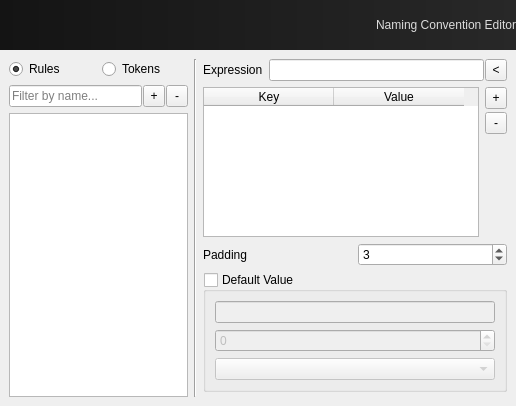
<?xml version="1.0" encoding="UTF-8"?>
<ui version="4.0">
 <class>MainWindow</class>
 <widget class="QMainWindow" name="MainWindow">
  <property name="geometry">
   <rect>
    <x>0</x>
    <y>0</y>
    <width>516</width>
    <height>406</height>
   </rect>
  </property>
  <property name="windowTitle">
   <string>Naming Convention Editor</string>
  </property>
  <widget class="QWidget" name="centralwidget">
   <layout class="QVBoxLayout" name="verticalLayout_6">
    <property name="spacing">
     <number>0</number>
    </property>
    <property name="margin">
     <number>0</number>
    </property>
    <item>
     <widget class="QLabel" name="uiBanner_label">
      <property name="sizePolicy">
       <sizepolicy hsizetype="Preferred" vsizetype="Maximum">
        <horstretch>0</horstretch>
        <verstretch>0</verstretch>
       </sizepolicy>
      </property>
      <property name="minimumSize">
       <size>
        <width>0</width>
        <height>50</height>
       </size>
      </property>
      <property name="styleSheet">
       <string notr="true">font: 75 bold italic 18pt &quot;Trebuchet MS&quot;;
color: rgb(220, 220, 220);
background-color: qlineargradient(spread:pad, x1:0, y1:0, x2:1, y2:0, stop:0 rgba(20, 20, 20, 255), stop:1 rgba(40, 40, 40, 255));</string>
      </property>
      <property name="text">
       <string>Naming Convention Editor</string>
      </property>
      <property name="alignment">
       <set>Qt::AlignRight|Qt::AlignTrailing|Qt::AlignVCenter</set>
      </property>
      <property name="margin">
       <number>9</number>
      </property>
     </widget>
    </item>
    <item>
     <widget class="QFrame" name="contents_frame">
      <layout class="QHBoxLayout" name="horizontalLayout">
       <item>
        <layout class="QVBoxLayout" name="list_layout">
         <property name="rightMargin">
          <number>0</number>
         </property>
         <item>
          <layout class="QHBoxLayout" name="selector_layout">
           <item>
            <widget class="QRadioButton" name="rules_radioButton">
             <property name="text">
              <string>Rules</string>
             </property>
             <property name="checked">
              <bool>true</bool>
             </property>
            </widget>
           </item>
           <item>
            <widget class="QRadioButton" name="tokens_radioButton">
             <property name="text">
              <string>Tokens</string>
             </property>
            </widget>
           </item>
          </layout>
         </item>
         <item>
          <layout class="QHBoxLayout" name="filter_layout">
           <property name="spacing">
            <number>1</number>
           </property>
           <item>
            <widget class="QLineEdit" name="filter_lineEdit">
             <property name="sizePolicy">
              <sizepolicy hsizetype="Minimum" vsizetype="Fixed">
               <horstretch>0</horstretch>
               <verstretch>0</verstretch>
              </sizepolicy>
             </property>
             <property name="placeholderText">
              <string>Filter by name...</string>
             </property>
            </widget>
           </item>
           <item>
            <widget class="QToolButton" name="add_button">
             <property name="minimumSize">
              <size>
               <width>22</width>
               <height>22</height>
              </size>
             </property>
             <property name="text">
              <string>+</string>
             </property>
            </widget>
           </item>
           <item>
            <widget class="QToolButton" name="remove_button">
             <property name="minimumSize">
              <size>
               <width>22</width>
               <height>22</height>
              </size>
             </property>
             <property name="text">
              <string>-</string>
             </property>
            </widget>
           </item>
          </layout>
         </item>
         <item>
          <widget class="QListWidget" name="items_listWidget">
           <property name="sizePolicy">
            <sizepolicy hsizetype="Minimum" vsizetype="Expanding">
             <horstretch>0</horstretch>
             <verstretch>0</verstretch>
            </sizepolicy>
           </property>
           <property name="minimumSize">
            <size>
             <width>50</width>
             <height>0</height>
            </size>
           </property>
          </widget>
         </item>
        </layout>
       </item>
       <item>
        <widget class="Line" name="line">
         <property name="orientation">
          <enum>Qt::Vertical</enum>
         </property>
        </widget>
       </item>
       <item>
        <layout class="QVBoxLayout" name="properties_layout">
         <property name="spacing">
          <number>6</number>
         </property>
         <property name="leftMargin">
          <number>0</number>
         </property>
         <item>
          <widget class="QFrame" name="rules_frame">
           <property name="frameShape">
            <enum>QFrame::NoFrame</enum>
           </property>
           <property name="frameShadow">
            <enum>QFrame::Raised</enum>
           </property>
           <layout class="QHBoxLayout" name="horizontalLayout_4">
            <property name="margin">
             <number>0</number>
            </property>
            <item>
             <widget class="QLabel" name="expr_label">
              <property name="text">
               <string>Expression</string>
              </property>
             </widget>
            </item>
            <item>
             <layout class="QHBoxLayout" name="expr_layout">
              <property name="spacing">
               <number>1</number>
              </property>
              <property name="margin">
               <number>0</number>
              </property>
              <item>
               <widget class="QLineEdit" name="expr_lineEdit">
                <property name="sizePolicy">
                 <sizepolicy hsizetype="Minimum" vsizetype="Fixed">
                  <horstretch>0</horstretch>
                  <verstretch>0</verstretch>
                 </sizepolicy>
                </property>
                <property name="minimumSize">
                 <size>
                  <width>215</width>
                  <height>0</height>
                 </size>
                </property>
                <property name="maximumSize">
                 <size>
                  <width>16777215</width>
                  <height>16777215</height>
                 </size>
                </property>
               </widget>
              </item>
              <item>
               <widget class="QToolButton" name="expr_button">
                <property name="sizePolicy">
                 <sizepolicy hsizetype="Minimum" vsizetype="Minimum">
                  <horstretch>0</horstretch>
                  <verstretch>0</verstretch>
                 </sizepolicy>
                </property>
                <property name="minimumSize">
                 <size>
                  <width>22</width>
                  <height>22</height>
                 </size>
                </property>
                <property name="text">
                 <string>&lt;</string>
                </property>
               </widget>
              </item>
             </layout>
            </item>
           </layout>
          </widget>
         </item>
         <item>
          <widget class="QFrame" name="tokens_frame">
           <property name="frameShape">
            <enum>QFrame::NoFrame</enum>
           </property>
           <property name="frameShadow">
            <enum>QFrame::Raised</enum>
           </property>
           <layout class="QVBoxLayout" name="verticalLayout_4">
            <property name="margin">
             <number>0</number>
            </property>
            <item>
             <widget class="QFrame" name="values_frame">
              <layout class="QHBoxLayout" name="values_hlayout">
               <property name="margin">
                <number>0</number>
               </property>
               <item>
                <widget class="QTableWidget" name="values_tableWidget">
                 <property name="sizePolicy">
                  <sizepolicy hsizetype="Expanding" vsizetype="Minimum">
                   <horstretch>0</horstretch>
                   <verstretch>0</verstretch>
                  </sizepolicy>
                 </property>
                 <property name="minimumSize">
                  <size>
                   <width>0</width>
                   <height>0</height>
                  </size>
                 </property>
                 <property name="maximumSize">
                  <size>
                   <width>16777215</width>
                   <height>150</height>
                  </size>
                 </property>
                 <property name="wordWrap">
                  <bool>false</bool>
                 </property>
                 <property name="cornerButtonEnabled">
                  <bool>false</bool>
                 </property>
                 <attribute name="horizontalHeaderDefaultSectionSize">
                  <number>130</number>
                 </attribute>
                 <attribute name="horizontalHeaderMinimumSectionSize">
                  <number>22</number>
                 </attribute>
                 <attribute name="verticalHeaderVisible">
                  <bool>false</bool>
                 </attribute>
                 <attribute name="verticalHeaderDefaultSectionSize">
                  <number>22</number>
                 </attribute>
                 <attribute name="verticalHeaderHighlightSections">
                  <bool>false</bool>
                 </attribute>
                 <column>
                  <property name="text">
                   <string>Key</string>
                  </property>
                 </column>
                 <column>
                  <property name="text">
                   <string>Value</string>
                  </property>
                 </column>
                </widget>
               </item>
               <item>
                <layout class="QVBoxLayout" name="values_vlayout">
                 <property name="spacing">
                  <number>3</number>
                 </property>
                 <item>
                  <widget class="QToolButton" name="addValues_button">
                   <property name="minimumSize">
                    <size>
                     <width>22</width>
                     <height>22</height>
                    </size>
                   </property>
                   <property name="text">
                    <string>+</string>
                   </property>
                  </widget>
                 </item>
                 <item>
                  <widget class="QToolButton" name="removeValues_button">
                   <property name="minimumSize">
                    <size>
                     <width>22</width>
                     <height>22</height>
                    </size>
                   </property>
                   <property name="text">
                    <string>-</string>
                   </property>
                  </widget>
                 </item>
                 <item>
                  <spacer name="values_spacer">
                   <property name="orientation">
                    <enum>Qt::Vertical</enum>
                   </property>
                   <property name="sizeHint" stdset="0">
                    <size>
                     <width>20</width>
                     <height>40</height>
                    </size>
                   </property>
                  </spacer>
                 </item>
                </layout>
               </item>
              </layout>
             </widget>
            </item>
            <item>
             <widget class="QFrame" name="padding_frame">
              <property name="frameShape">
               <enum>QFrame::NoFrame</enum>
              </property>
              <property name="frameShadow">
               <enum>QFrame::Raised</enum>
              </property>
              <layout class="QHBoxLayout" name="horizontalLayout_2">
               <property name="margin">
                <number>0</number>
               </property>
               <item>
                <widget class="QLabel" name="padding_label">
                 <property name="text">
                  <string>Padding</string>
                 </property>
                </widget>
               </item>
               <item>
                <widget class="QSpinBox" name="padding_spinBox">
                 <property name="value">
                  <number>3</number>
                 </property>
                </widget>
               </item>
              </layout>
             </widget>
            </item>
            <item>
             <widget class="QGroupBox" name="default_groupBox">
              <property name="sizePolicy">
               <sizepolicy hsizetype="Minimum" vsizetype="Preferred">
                <horstretch>0</horstretch>
                <verstretch>0</verstretch>
               </sizepolicy>
              </property>
              <property name="minimumSize">
               <size>
                <width>295</width>
                <height>0</height>
               </size>
              </property>
              <property name="title">
               <string>Default Value</string>
              </property>
              <property name="checkable">
               <bool>true</bool>
              </property>
              <property name="checked">
               <bool>false</bool>
              </property>
              <layout class="QVBoxLayout" name="verticalLayout_2">
               <item>
                <widget class="QLineEdit" name="default_lineEdit"/>
               </item>
               <item>
                <widget class="QSpinBox" name="default_spinBox"/>
               </item>
               <item>
                <widget class="QComboBox" name="default_comboBox"/>
               </item>
              </layout>
             </widget>
            </item>
           </layout>
          </widget>
         </item>
         <item>
          <spacer name="verticalSpacer">
           <property name="orientation">
            <enum>Qt::Vertical</enum>
           </property>
           <property name="sizeHint" stdset="0">
            <size>
             <width>20</width>
             <height>40</height>
            </size>
           </property>
          </spacer>
         </item>
        </layout>
       </item>
      </layout>
     </widget>
    </item>
   </layout>
  </widget>
 </widget>
 <tabstops>
  <tabstop>rules_radioButton</tabstop>
  <tabstop>tokens_radioButton</tabstop>
  <tabstop>filter_lineEdit</tabstop>
  <tabstop>add_button</tabstop>
  <tabstop>remove_button</tabstop>
  <tabstop>items_listWidget</tabstop>
  <tabstop>expr_lineEdit</tabstop>
  <tabstop>expr_button</tabstop>
  <tabstop>values_tableWidget</tabstop>
  <tabstop>addValues_button</tabstop>
  <tabstop>removeValues_button</tabstop>
  <tabstop>padding_spinBox</tabstop>
  <tabstop>default_groupBox</tabstop>
  <tabstop>default_lineEdit</tabstop>
  <tabstop>default_spinBox</tabstop>
  <tabstop>default_comboBox</tabstop>
 </tabstops>
 <resources/>
 <connections/>
 <slots>
  <slot>list_clicked()</slot>
  <slot>list_changed()</slot>
  <slot>filter_changed()</slot>
  <slot>token_changed()</slot>
  <slot>add_clicked()</slot>
  <slot>remove_clicked()</slot>
  <slot>rule_updated()</slot>
  <slot>token_updated()</slot>
  <slot>addValue_clicked()</slot>
  <slot>removeValue_clicked()</slot>
  <slot>values_changed()</slot>
  <slot>expr_clicked()</slot>
 </slots>
</ui>
